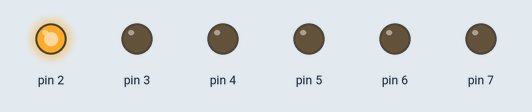
This sketch was run on a simulated Arduino Uno, built with avr-gcc and run on an emulated ATmega328P. On the bench: output pins drawn as LEDs (lit = HIGH).

Above: at 0.3 s.
At 2.7 s:
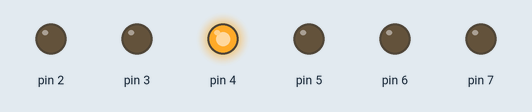
At 3.9 s:
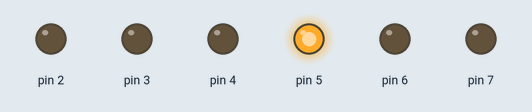
At 4.5 s:
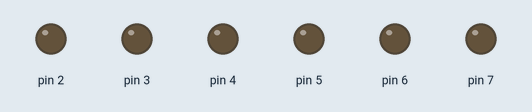
At 6.3 s:
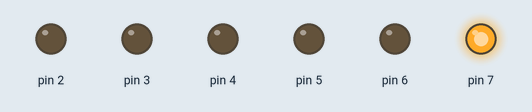
At 8.7 s:
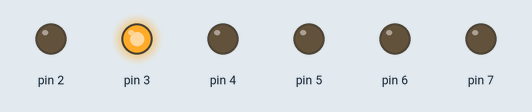
Timing chart, 0 to 9.4 s (numbered marks = the images above):
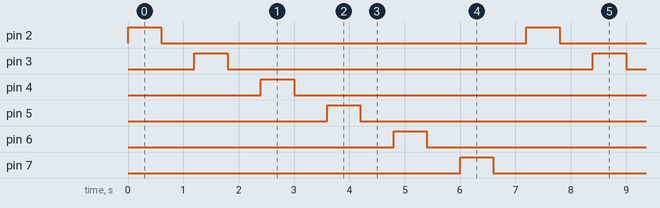

Measured:
- by itself, pin 2–7: alternates HIGH for 0.60 s and LOW for 6.6 s
- by itself, everything shown: repeats every 7.2 s, in 12 steps

The sketch:

traffic_light_project_using_functions.ino
```cpp
//void setup() {
//  // put your setup code here, to run once:
//  for(byte pin = 2; pin<=7; pin++){
//    pinMode(pin, OUTPUT);
//  }
//  }
//
//void loop() {
//  // put your main code here, to run repeatedly:
//
//byte count = 1;
//
//  do{
//    count++;
//
//    byte Pin = 1;
//    do{
//      Pin++;
//      digitalWrite(Pin, HIGH);
//      delay(200);
//      }while(Pin <= count);
//
//    do{
//    Pin++;
//    digitalWrite(Pin, LOW);
//    }while(Pin <= count);
//   delay(200);
// }while(count <= 7);
//}
```

2nd_trial.ino
```cpp
const int  myDelay = 600;
void setup() {
  for (byte pin = 2; pin <= 7; pin++ ) {//2,3,4,5,6,7
    pinMode(pin, OUTPUT);
  }
}

void loop() {
  byte
    count = 2,
    ledPin = 2;
//  for(byte count = 2; count <= 7; count++) {
  do{
//    for(byte ledPin = 2; ledPin <= count; ledPin++) {
    do {
      digitalWrite(ledPin, HIGH);
      delay(myDelay);
      ledPin++;
    }while(ledPin <= count);

    for(byte ledPin = 2; ledPin <= count; ledPin++) {
      digitalWrite(ledPin, LOW);
    }
    delay(myDelay);

    count++;
  }while(count <= 7);
}
```
